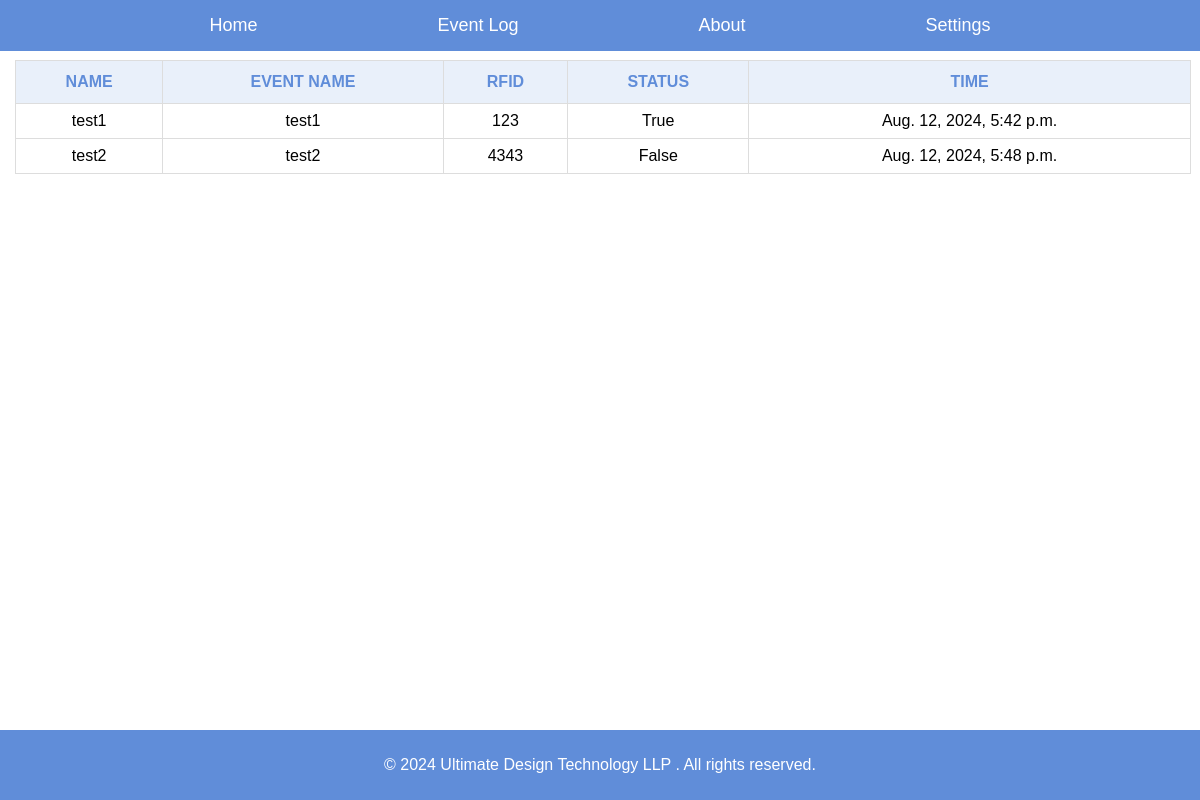
/event_log/, run on an earlier commit of the app's database.
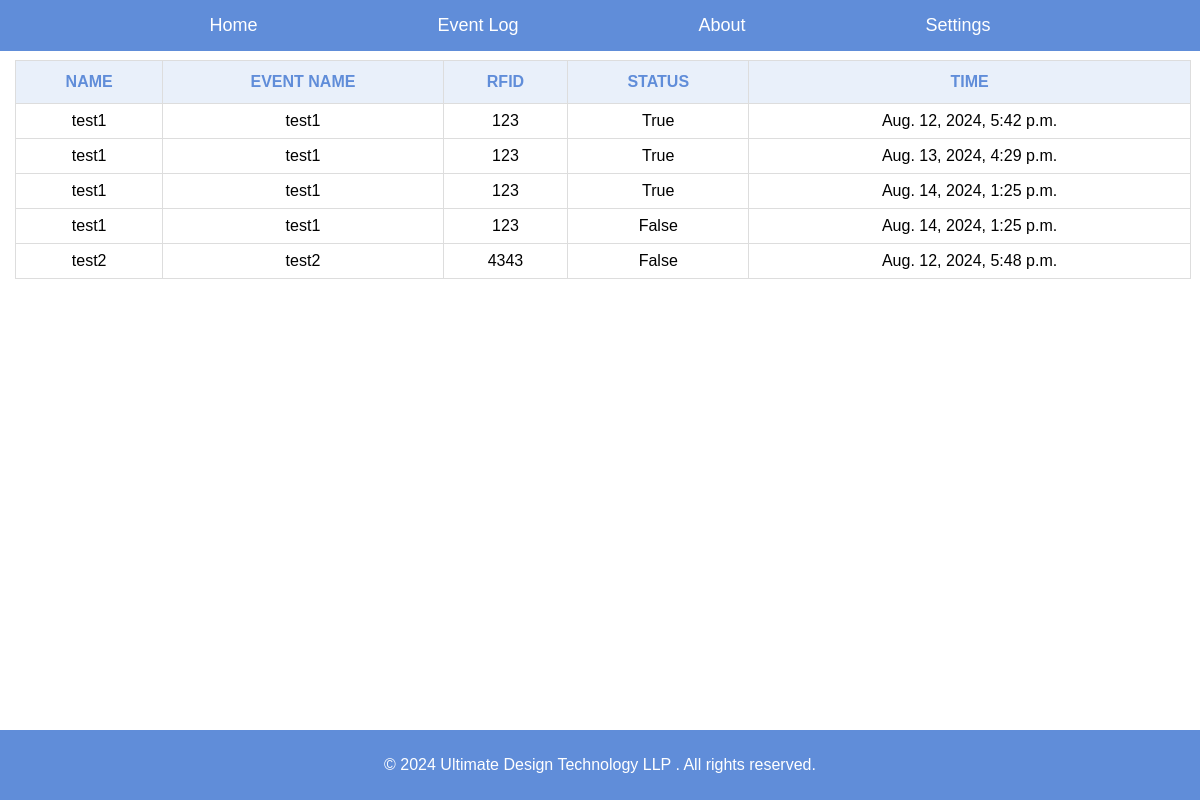
And on a later commit of the database.
### app1/models.py (models this page shows, shortened)
class EventRecord(models.Model):
    name = models.CharField(max_length=255)
    event_name = models.CharField(max_length=255)
    rfid = models.CharField(max_length=255, unique=True)  # Ensure rfid is unique

class Event_Log(models.Model):
    status = models.BooleanField(default=False)
    time = models.DateTimeField(default=timezone.now)
    rfid = models.ForeignKey(EventRecord, on_delete=models.CASCADE)  # Foreign key to EventRecord

### app1/views.py (the view)
# urls.py: path('event_log/', views.event_log_view, name='event_log'),
def event_log_view(request):
    records = EventRecord.objects.all()
    records = EventRecord.objects.prefetch_related('event_log_set')
    return render(request, 'app1/event_log.html', {'records': records})

### app1/templates/app1/event_log.html (shortened to what this page needs)
<!DOCTYPE html>
<html lang="en">
<head>
</head>
<body>
    <header>
        <nav>
            <a href="{% url 'event_records' %}">Home</a>
            <a href="{% url 'event_log' %}">Event Log</a>
            <a href="#">About</a>
            <a href="#">Settings</a>
        </nav>
    </header>
    <table class="event-table">
        <thead>
            <tr>
                <th>Name</th>
                <th>Event Name</th>
                <th>RFID</th>
                <th>Status</th>
                <th>Time</th>
            </tr>
        </thead>
        <tbody>
            {% for record in records %}
            {% for log in record.event_log_set.all %}
            <tr>
                <td>{{ record.name }}</td>
                <td>{{ record.event_name }}</td>
                <td>{{ record.rfid }}</td>
                <td>{{ log.status }}</td>
                <td>{{ log.time }}</td>
            </tr>
            {% endfor %}
            {% endfor %}
        </tbody>
    </table>
    <footer>
        <p>&copy; 2024 Ultimate Design Technology LLP . All rights reserved.</p>
    </footer>
</body>
</html>

### app1/templates/app1/event_log.html (style rules this page uses)
*, *::before, *::after { box-sizing: border-box; }
body { font-family: Arial, sans-serif; margin: 0; padding: 0; padding-top: 60px; padding-bottom: 40px; overflow-y: auto; }
.event-table { width: 98%; border-collapse: collapse; margin-left:15px; margin-bottom:60px; }
.event-table th, .event-table td { border: 1px solid #ddd; padding: 8px; text-align: center; }
.event-table th { padding-top: 12px; padding-bottom: 12px; text-transform: uppercase; color: #608dd9; background-color: #e9f0fa; }
header { background-color: #608dd9; color: #FFFFFF; padding: 10px 0; text-align: center; position: fixed; top: 0; left: 0; width: 100%; z-index: 1000; }
nav { display: flex; justify-content: center; padding: 5px 0; }
nav a { margin: 0 90px; text-decoration: none; color: #ffffff; font-size: 18px; }
footer { background-color: #608dd9; color: #FFFFFF; text-align: center; padding: 10px 0; position: fixed; bottom: 0; left: 0; width: 100%; z-index: 1000; }

What changed in the data, as far as the page shows it:
added Event_Log: {{ record.name }} "test1", {{ record.event_name }} "test1", {{ record.rfid }} "123", status "True", time "Aug. 13, 2024, 4:29 p.m.", shown under EventRecord "test1"
added Event_Log: {{ record.name }} "test1", {{ record.event_name }} "test1", {{ record.rfid }} "123", status "True", time "Aug. 14, 2024, 1:25 p.m.", shown under EventRecord "test1"
added Event_Log: {{ record.name }} "test1", {{ record.event_name }} "test1", {{ record.rfid }} "123", status "False", time "Aug. 14, 2024, 1:25 p.m.", shown under EventRecord "test1"
